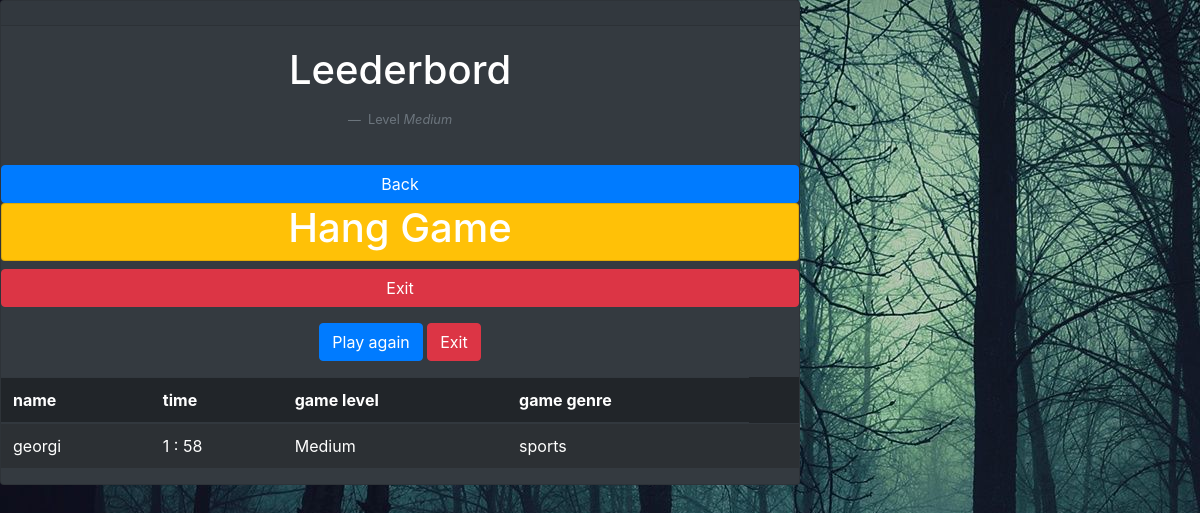
The page /leederbord_medium.php on the database its author committed.
### tables this page shows
CREATE TABLE `leederbord` (
  `leederbord_id` int(11) NOT NULL,
  `time` varchar(20) DEFAULT NULL,
  `player_id` int(11) NOT NULL,
  `game_level_id` int(11) NOT NULL,
  `game_genre_id` int(11) NOT NULL
);

CREATE TABLE `players` (
  `player_id` int(11) NOT NULL,
  `player_name` varchar(100) NOT NULL,
  `player_password` varchar(100) NOT NULL,
  `player_email` varchar(100) NOT NULL,
  `player_years` varchar(11) NOT NULL,
  `player_gender` varchar(11) NOT NULL
);

CREATE TABLE `game_levels` (
  `game_level_id` int(11) NOT NULL,
  `game_level_choice` varchar(20) NOT NULL
);

CREATE TABLE `game_genres` (
  `game_genre_id` int(11) NOT NULL,
  `game_genre_name` varchar(20) NOT NULL
);

### includes/functions.php (called while the page is built, shortened)
<?php
function timeFormatter(int $time){
  $min = $time / 60;
  $sec = $time % 60;
  $stringTime =  number_format($min, 0) . ' : ' . $sec ;
  return $stringTime;
}

### leederbord_medium.php (the view, shortened to what this page needs)
<div class="card text-white bg-dark mb-3" style="max-width: 50rem;">
  <div class="card-header"></div>
  <div class="card-body">
	<h1> Leederbord </h1>
	<figure class="text-end">
  <figcaption class="blockquote-footer">
    Level <cite title="Source Title">Medium</cite>
  </figcaption>
</figure>
</head>
<body>
</div>
	<a button class="btn btn-primary" type="button" href= Leederbord.php>Back</button></a>
	<?php
	include "includes/head.php";
	include "includes/functions.php" ;
	$result = mysqli_query($conn, $read_query);?>
	<a button class="btn btn-danger" type="button" href= index.php>Exit</button></a>
	<?php
		$read_query = "SELECT game_levels.game_level_id, player_name, leederbord.time ,game_levels.game_level_choice ,game_genres.game_genre_name FROM players JOIN leederbord ON players.player_id = leederbord.player_id JOIN game_levels ON game_levels.game_level_id = leederbord.game_level_id JOIN game_genres ON game_genres.game_genre_id = leederbord.game_genre_id WHERE leederbord.game_level_id = 2";
		$result = mysqli_query($conn, $read_query);?>
		<?php
			if(mysqli_num_rows($result) > 0){
			echo "<table class='table table-dark table-striped'>";
				echo "<thead>";
					echo "<tr>";
						echo "<th>name</th>";
						echo "<th>time</th>";
						echo "<th>game level</th>";
						echo "<th>game genre</th>";
					echo "</tr>";
				echo "</thead>";
			echo "<tbody>";
			while($row = mysqli_fetch_assoc($result)){
				echo "<tr>";
					echo "<td>".$row['player_name']."</td>";
					echo "<td>".timeFormatter($row['time'])."</td>";
					echo "<td>".$row['game_level_choice']."</td>";
					echo "<td>".$row['game_genre_name']."</td>";
					echo "<td></td>";
					echo "</tr>";
			}
		}?>
<p>
	<div class="d-grid gap-2">
  		<a button class="btn btn-primary" type="button" href= pregame.php>Play again</button></a>
  	 	<a button class="btn btn-danger" type="button" href= index.php>Exit</button></a>
  </p>
	<?php  include "includes/footer.php" ;?>

### style.css (style rules this page uses)
div { text-align: center; }
body { background-image: url('background/forest.jpg'); }
h1,h2,h3 { text-align: center; color: white; }
div { color: white; }
p,label { color: white; text-align: center; }

### rows shown on the page
leederbord: player.player_name "georgi", time "1 : 58", game_level.game_level_choice "Medium", game_genre.game_genre_name "sports"
